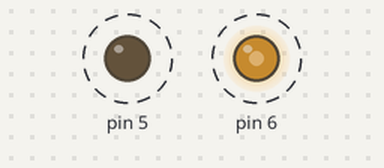
Bench run of a sketch on a simulated Arduino Uno, built with avr-gcc and run on an emulated ATmega328P. Shown: output pins drawn as LEDs (lit = HIGH). Dashed ring = blinking.

Above: at 0.05 s.
Timing chart, 0 to 4.6 s (numbered marks = the images above):
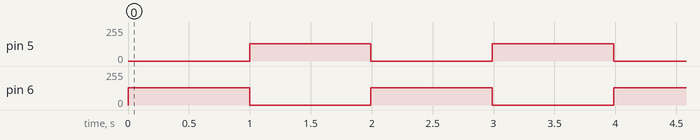

Measured:
- by itself, pin 5, pin 6: alternates 128/255 for 1.0 s and 0/255 for 1.0 s

The sketch:

W5S2_Exercise2.ino
```cpp
#include "Arduino.h"
#include <avr/io.h>
#include <avr/interrupt.h>

#define PIN6 (1 << 6)
#define PIN5 (1 << 5)

unsigned int interval = 500;
unsigned long prevMillis;

void setup() {
  DDRD |= (PIN6|PIN5); // Set PIN6 and PIN5 as output
  TCNT0 = 0;
  TIMSK0 |= 0b110; // OCIEA = 1; OCIEB = 1
  OCR0A = 128; // Up to 255
  OCR0B = 128;
  TCCR0B = 0b00000011; // Set clk source to clk/64
  prevMillis = millis();
  sei();
}

ISR(TIMER0_COMPA_vect) {
}

ISR(TIMER0_COMPB_vect) {
}

void right_motor_forward(void) {
  TCCR0A = 0b10000001;
}

void right_motor_reverse(void) {
  TCCR0A = 0b00100001;
}

void loop() {
  right_motor_forward();
  while(millis() - prevMillis < interval);
  prevMillis = millis();

  right_motor_reverse();
  while(millis() - prevMillis < interval);
  prevMillis = millis();
}
```
